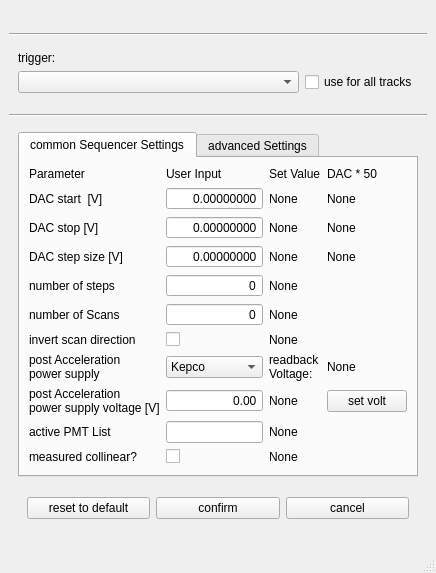
<?xml version="1.0" encoding="UTF-8"?>
<ui version="4.0">
 <class>MainWindowTrackPars</class>
 <widget class="QMainWindow" name="MainWindowTrackPars">
  <property name="geometry">
   <rect>
    <x>0</x>
    <y>0</y>
    <width>413</width>
    <height>561</height>
   </rect>
  </property>
  <property name="windowTitle">
   <string>track parameters</string>
  </property>
  <property name="windowIcon">
   <iconset>
    <normaloff>track_icon.ico</normaloff>track_icon.ico</iconset>
  </property>
  <property name="locale">
   <locale language="English" country="UnitedStates"/>
  </property>
  <widget class="QWidget" name="centralwidget">
   <property name="locale">
    <locale language="English" country="UnitedStates"/>
   </property>
   <layout class="QGridLayout" name="gridLayout_2">
    <item row="0" column="0">
     <layout class="QVBoxLayout" name="verticalLayout">
      <item>
       <widget class="QWidget" name="specificSequencerSettings" native="true">
        <layout class="QVBoxLayout" name="verticalLayout_2"/>
       </widget>
      </item>
      <item>
       <widget class="Line" name="line">
        <property name="orientation">
         <enum>Qt::Horizontal</enum>
        </property>
       </widget>
      </item>
      <item>
       <widget class="QWidget" name="widget_trigger" native="true">
        <property name="sizePolicy">
         <sizepolicy hsizetype="Preferred" vsizetype="Minimum">
          <horstretch>0</horstretch>
          <verstretch>0</verstretch>
         </sizepolicy>
        </property>
        <property name="minimumSize">
         <size>
          <width>0</width>
          <height>0</height>
         </size>
        </property>
        <layout class="QVBoxLayout" name="verticalLayout_3">
         <item>
          <layout class="QGridLayout" name="gridLayout">
           <item row="0" column="0">
            <widget class="QLabel" name="label">
             <property name="text">
              <string>trigger:</string>
             </property>
            </widget>
           </item>
           <item row="1" column="0">
            <widget class="QComboBox" name="comboBox_triggerSelect">
             <property name="sizePolicy">
              <sizepolicy hsizetype="MinimumExpanding" vsizetype="Fixed">
               <horstretch>0</horstretch>
               <verstretch>0</verstretch>
              </sizepolicy>
             </property>
             <property name="minimumSize">
              <size>
               <width>0</width>
               <height>20</height>
              </size>
             </property>
            </widget>
           </item>
           <item row="1" column="1">
            <widget class="QCheckBox" name="checkBox">
             <property name="sizePolicy">
              <sizepolicy hsizetype="Preferred" vsizetype="Fixed">
               <horstretch>0</horstretch>
               <verstretch>0</verstretch>
              </sizepolicy>
             </property>
             <property name="text">
              <string>use for all tracks</string>
             </property>
            </widget>
           </item>
          </layout>
         </item>
         <item>
          <layout class="QVBoxLayout" name="trigger_vert_layout">
           <item>
            <widget class="QWidget" name="widget_trigger_place_holder" native="true"/>
           </item>
          </layout>
         </item>
        </layout>
       </widget>
      </item>
      <item>
       <widget class="Line" name="line_2">
        <property name="orientation">
         <enum>Qt::Horizontal</enum>
        </property>
       </widget>
      </item>
      <item>
       <widget class="QWidget" name="commonSequencerSettings" native="true">
        <layout class="QVBoxLayout" name="verticalLayout_4">
         <item>
          <widget class="QTabWidget" name="tabwidget">
           <property name="locale">
            <locale language="English" country="UnitedStates"/>
           </property>
           <property name="currentIndex">
            <number>0</number>
           </property>
           <widget class="QWidget" name="seqComSet">
            <attribute name="title">
             <string>common Sequencer Settings</string>
            </attribute>
            <layout class="QGridLayout" name="gridLayout_4">
             <item row="10" column="1">
              <widget class="QLineEdit" name="lineEdit_activePmtList">
               <property name="sizePolicy">
                <sizepolicy hsizetype="Preferred" vsizetype="Fixed">
                 <horstretch>0</horstretch>
                 <verstretch>0</verstretch>
                </sizepolicy>
               </property>
               <property name="locale">
                <locale language="English" country="UnitedStates"/>
               </property>
               <property name="text">
                <string/>
               </property>
               <property name="alignment">
                <set>Qt::AlignRight|Qt::AlignTrailing|Qt::AlignVCenter</set>
               </property>
              </widget>
             </item>
             <item row="5" column="0">
              <widget class="QLabel" name="label_nOfScans">
               <property name="text">
                <string>number of Scans</string>
               </property>
              </widget>
             </item>
             <item row="9" column="1">
              <widget class="QDoubleSpinBox" name="doubleSpinBox_postAccOffsetVolt">
               <property name="locale">
                <locale language="English" country="UnitedStates"/>
               </property>
               <property name="alignment">
                <set>Qt::AlignRight|Qt::AlignTrailing|Qt::AlignVCenter</set>
               </property>
               <property name="buttonSymbols">
                <enum>QAbstractSpinBox::NoButtons</enum>
               </property>
               <property name="keyboardTracking">
                <bool>false</bool>
               </property>
               <property name="maximum">
                <double>10000.000000000000000</double>
               </property>
              </widget>
             </item>
             <item row="6" column="0">
              <widget class="QLabel" name="label_invertScan">
               <property name="text">
                <string>invert scan direction</string>
               </property>
              </widget>
             </item>
             <item row="1" column="2">
              <widget class="QLabel" name="label_dacStartV_set">
               <property name="text">
                <string>None</string>
               </property>
              </widget>
             </item>
             <item row="1" column="1">
              <widget class="QDoubleSpinBox" name="doubleSpinBox_dacStartV">
               <property name="locale">
                <locale language="English" country="UnitedStates"/>
               </property>
               <property name="alignment">
                <set>Qt::AlignRight|Qt::AlignTrailing|Qt::AlignVCenter</set>
               </property>
               <property name="buttonSymbols">
                <enum>QAbstractSpinBox::NoButtons</enum>
               </property>
               <property name="keyboardTracking">
                <bool>false</bool>
               </property>
               <property name="decimals">
                <number>8</number>
               </property>
               <property name="minimum">
                <double>-10.000000000000000</double>
               </property>
               <property name="maximum">
                <double>10.000000000000000</double>
               </property>
               <property name="singleStep">
                <double>0.010000000000000</double>
               </property>
              </widget>
             </item>
             <item row="6" column="1">
              <widget class="QCheckBox" name="checkBox_invertScan">
               <property name="text">
                <string/>
               </property>
              </widget>
             </item>
             <item row="10" column="0">
              <widget class="QLabel" name="label_activePmtList">
               <property name="text">
                <string>active PMT List</string>
               </property>
              </widget>
             </item>
             <item row="9" column="0">
              <widget class="QLabel" name="label_postAccOffsetVolt">
               <property name="text">
                <string>post Acceleration 
power supply voltage [V]</string>
               </property>
              </widget>
             </item>
             <item row="9" column="2">
              <widget class="QLabel" name="label_postAccOffsetVolt_set">
               <property name="text">
                <string>None</string>
               </property>
              </widget>
             </item>
             <item row="5" column="1">
              <widget class="QSpinBox" name="spinBox_nOfScans">
               <property name="locale">
                <locale language="English" country="UnitedStates"/>
               </property>
               <property name="alignment">
                <set>Qt::AlignRight|Qt::AlignTrailing|Qt::AlignVCenter</set>
               </property>
               <property name="buttonSymbols">
                <enum>QAbstractSpinBox::NoButtons</enum>
               </property>
               <property name="keyboardTracking">
                <bool>false</bool>
               </property>
               <property name="maximum">
                <number>10000000</number>
               </property>
              </widget>
             </item>
             <item row="5" column="2">
              <widget class="QLabel" name="label_nOfScans_set">
               <property name="text">
                <string>None</string>
               </property>
              </widget>
             </item>
             <item row="11" column="1">
              <widget class="QCheckBox" name="checkBox_colDirTrue">
               <property name="text">
                <string/>
               </property>
              </widget>
             </item>
             <item row="11" column="0">
              <widget class="QLabel" name="label_colDirTrue">
               <property name="text">
                <string>measured collinear?</string>
               </property>
              </widget>
             </item>
             <item row="11" column="2">
              <widget class="QLabel" name="label_colDirTrue_set">
               <property name="text">
                <string>None</string>
               </property>
              </widget>
             </item>
             <item row="0" column="2">
              <widget class="QLabel" name="label_5">
               <property name="sizePolicy">
                <sizepolicy hsizetype="Preferred" vsizetype="Fixed">
                 <horstretch>0</horstretch>
                 <verstretch>0</verstretch>
                </sizepolicy>
               </property>
               <property name="text">
                <string>Set Value</string>
               </property>
              </widget>
             </item>
             <item row="1" column="0">
              <widget class="QLabel" name="label_dacStartV">
               <property name="text">
                <string>DAC start  [V]</string>
               </property>
              </widget>
             </item>
             <item row="0" column="1">
              <widget class="QLabel" name="label_4">
               <property name="sizePolicy">
                <sizepolicy hsizetype="Preferred" vsizetype="Fixed">
                 <horstretch>0</horstretch>
                 <verstretch>0</verstretch>
                </sizepolicy>
               </property>
               <property name="text">
                <string>User Input</string>
               </property>
              </widget>
             </item>
             <item row="7" column="0">
              <widget class="QLabel" name="label_postAccOffsetVoltControl">
               <property name="text">
                <string>post Acceleration 
power supply</string>
               </property>
              </widget>
             </item>
             <item row="2" column="2">
              <widget class="QLabel" name="label_dacStopV_set">
               <property name="text">
                <string>None</string>
               </property>
              </widget>
             </item>
             <item row="3" column="0">
              <widget class="QLabel" name="label_dacStepSizeV">
               <property name="text">
                <string>DAC step size [V]</string>
               </property>
              </widget>
             </item>
             <item row="2" column="0">
              <widget class="QLabel" name="label_dacStopV">
               <property name="text">
                <string>DAC stop [V]</string>
               </property>
              </widget>
             </item>
             <item row="4" column="2">
              <widget class="QLabel" name="label_nOfSteps_set">
               <property name="text">
                <string>None</string>
               </property>
              </widget>
             </item>
             <item row="4" column="1">
              <widget class="QSpinBox" name="spinBox_nOfSteps">
               <property name="locale">
                <locale language="English" country="UnitedStates"/>
               </property>
               <property name="alignment">
                <set>Qt::AlignRight|Qt::AlignTrailing|Qt::AlignVCenter</set>
               </property>
               <property name="buttonSymbols">
                <enum>QAbstractSpinBox::NoButtons</enum>
               </property>
               <property name="keyboardTracking">
                <bool>false</bool>
               </property>
               <property name="maximum">
                <number>100000000</number>
               </property>
              </widget>
             </item>
             <item row="3" column="2">
              <widget class="QLabel" name="label_dacStepSizeV_set">
               <property name="text">
                <string>None</string>
               </property>
              </widget>
             </item>
             <item row="4" column="0">
              <widget class="QLabel" name="label_nOfSteps">
               <property name="text">
                <string>number of steps</string>
               </property>
              </widget>
             </item>
             <item row="10" column="2">
              <widget class="QLabel" name="label_activePmtList_set">
               <property name="text">
                <string>None</string>
               </property>
              </widget>
             </item>
             <item row="2" column="1">
              <widget class="QDoubleSpinBox" name="doubleSpinBox_dacStopV">
               <property name="locale">
                <locale language="English" country="UnitedStates"/>
               </property>
               <property name="alignment">
                <set>Qt::AlignRight|Qt::AlignTrailing|Qt::AlignVCenter</set>
               </property>
               <property name="buttonSymbols">
                <enum>QAbstractSpinBox::NoButtons</enum>
               </property>
               <property name="keyboardTracking">
                <bool>false</bool>
               </property>
               <property name="decimals">
                <number>8</number>
               </property>
               <property name="minimum">
                <double>-10.000000000000000</double>
               </property>
               <property name="maximum">
                <double>10.000000000000000</double>
               </property>
               <property name="singleStep">
                <double>0.010000000000000</double>
               </property>
              </widget>
             </item>
             <item row="6" column="2">
              <widget class="QLabel" name="label_invertScan_set">
               <property name="text">
                <string>None</string>
               </property>
              </widget>
             </item>
             <item row="3" column="1">
              <widget class="QDoubleSpinBox" name="doubleSpinBox_dacStepSizeV">
               <property name="locale">
                <locale language="English" country="UnitedStates"/>
               </property>
               <property name="alignment">
                <set>Qt::AlignRight|Qt::AlignTrailing|Qt::AlignVCenter</set>
               </property>
               <property name="buttonSymbols">
                <enum>QAbstractSpinBox::NoButtons</enum>
               </property>
               <property name="keyboardTracking">
                <bool>false</bool>
               </property>
               <property name="decimals">
                <number>8</number>
               </property>
               <property name="minimum">
                <double>-10.000000000000000</double>
               </property>
               <property name="maximum">
                <double>10.000000000000000</double>
               </property>
               <property name="singleStep">
                <double>0.010000000000000</double>
               </property>
              </widget>
             </item>
             <item row="0" column="0">
              <widget class="QLabel" name="label_3">
               <property name="sizePolicy">
                <sizepolicy hsizetype="Preferred" vsizetype="Fixed">
                 <horstretch>0</horstretch>
                 <verstretch>0</verstretch>
                </sizepolicy>
               </property>
               <property name="text">
                <string>Parameter</string>
               </property>
              </widget>
             </item>
             <item row="1" column="3">
              <widget class="QLabel" name="label_kepco_start">
               <property name="text">
                <string>None</string>
               </property>
              </widget>
             </item>
             <item row="0" column="3">
              <widget class="QLabel" name="label_7">
               <property name="sizePolicy">
                <sizepolicy hsizetype="Preferred" vsizetype="Fixed">
                 <horstretch>0</horstretch>
                 <verstretch>0</verstretch>
                </sizepolicy>
               </property>
               <property name="text">
                <string>DAC * 50</string>
               </property>
              </widget>
             </item>
             <item row="2" column="3">
              <widget class="QLabel" name="label_kepco_stop">
               <property name="text">
                <string>None</string>
               </property>
              </widget>
             </item>
             <item row="3" column="3">
              <widget class="QLabel" name="label_kepco_step">
               <property name="text">
                <string>None</string>
               </property>
              </widget>
             </item>
             <item row="7" column="1">
              <widget class="QComboBox" name="comboBox_postAccOffsetVoltControl">
               <item>
                <property name="text">
                 <string>Kepco</string>
                </property>
               </item>
               <item>
                <property name="text">
                 <string>Heinzinger1</string>
                </property>
               </item>
               <item>
                <property name="text">
                 <string>Heinzinger2</string>
                </property>
               </item>
               <item>
                <property name="text">
                 <string>Heinzinger3</string>
                </property>
               </item>
              </widget>
             </item>
             <item row="12" column="1">
              <spacer name="verticalSpacer_2">
               <property name="orientation">
                <enum>Qt::Vertical</enum>
               </property>
               <property name="sizeType">
                <enum>QSizePolicy::Preferred</enum>
               </property>
               <property name="sizeHint" stdset="0">
                <size>
                 <width>20</width>
                 <height>0</height>
                </size>
               </property>
              </spacer>
             </item>
             <item row="9" column="3">
              <widget class="QPushButton" name="pushButton_postAccOffsetVolt">
               <property name="text">
                <string>set volt</string>
               </property>
              </widget>
             </item>
             <item row="7" column="3">
              <widget class="QLabel" name="label_postAccOffsetVoltControl_set">
               <property name="text">
                <string>None</string>
               </property>
              </widget>
             </item>
             <item row="7" column="2">
              <widget class="QLabel" name="label_11">
               <property name="text">
                <string>readback
Voltage:</string>
               </property>
              </widget>
             </item>
            </layout>
           </widget>
           <widget class="QWidget" name="advancedSeqSettings">
            <attribute name="title">
             <string>advanced Settings</string>
            </attribute>
            <layout class="QGridLayout" name="gridLayout_5">
             <item row="1" column="1">
              <widget class="QDoubleSpinBox" name="doubleSpinBox_waitForKepco_muS">
               <property name="frame">
                <bool>true</bool>
               </property>
               <property name="alignment">
                <set>Qt::AlignRight|Qt::AlignTrailing|Qt::AlignVCenter</set>
               </property>
               <property name="buttonSymbols">
                <enum>QAbstractSpinBox::NoButtons</enum>
               </property>
               <property name="keyboardTracking">
                <bool>false</bool>
               </property>
               <property name="decimals">
                <number>3</number>
               </property>
               <property name="maximum">
                <double>10000.000000000000000</double>
               </property>
               <property name="singleStep">
                <double>0.500000000000000</double>
               </property>
              </widget>
             </item>
             <item row="1" column="2">
              <widget class="QLabel" name="label_waitForKepco_muS_set">
               <property name="text">
                <string>None</string>
               </property>
              </widget>
             </item>
             <item row="1" column="0">
              <widget class="QLabel" name="label_waitForKepco_muS">
               <property name="text">
                <string>pre scan wait [µs]</string>
               </property>
              </widget>
             </item>
             <item row="2" column="0">
              <widget class="QLabel" name="label_waitAfterReset_muS">
               <property name="text">
                <string>wait after voltage reset [µs]</string>
               </property>
              </widget>
             </item>
             <item row="2" column="1">
              <widget class="QDoubleSpinBox" name="doubleSpinBox_waitAfterReset_muS">
               <property name="frame">
                <bool>true</bool>
               </property>
               <property name="alignment">
                <set>Qt::AlignRight|Qt::AlignTrailing|Qt::AlignVCenter</set>
               </property>
               <property name="buttonSymbols">
                <enum>QAbstractSpinBox::NoButtons</enum>
               </property>
               <property name="keyboardTracking">
                <bool>false</bool>
               </property>
               <property name="decimals">
                <number>3</number>
               </property>
               <property name="maximum">
                <double>10000.000000000000000</double>
               </property>
               <property name="singleStep">
                <double>0.500000000000000</double>
               </property>
              </widget>
             </item>
             <item row="0" column="0">
              <widget class="QLabel" name="label_2">
               <property name="sizePolicy">
                <sizepolicy hsizetype="Preferred" vsizetype="Fixed">
                 <horstretch>0</horstretch>
                 <verstretch>0</verstretch>
                </sizepolicy>
               </property>
               <property name="text">
                <string>parameter</string>
               </property>
              </widget>
             </item>
             <item row="0" column="1">
              <widget class="QLabel" name="label_6">
               <property name="sizePolicy">
                <sizepolicy hsizetype="Preferred" vsizetype="Fixed">
                 <horstretch>0</horstretch>
                 <verstretch>0</verstretch>
                </sizepolicy>
               </property>
               <property name="text">
                <string>user input</string>
               </property>
              </widget>
             </item>
             <item row="0" column="2">
              <widget class="QLabel" name="label_13">
               <property name="sizePolicy">
                <sizepolicy hsizetype="Preferred" vsizetype="Fixed">
                 <horstretch>0</horstretch>
                 <verstretch>0</verstretch>
                </sizepolicy>
               </property>
               <property name="text">
                <string>set value</string>
               </property>
              </widget>
             </item>
             <item row="2" column="2">
              <widget class="QLabel" name="label_waitAfterReset_muS_set">
               <property name="text">
                <string>None</string>
               </property>
              </widget>
             </item>
             <item row="3" column="1">
              <spacer name="verticalSpacer">
               <property name="orientation">
                <enum>Qt::Vertical</enum>
               </property>
               <property name="sizeHint" stdset="0">
                <size>
                 <width>20</width>
                 <height>40</height>
                </size>
               </property>
              </spacer>
             </item>
            </layout>
           </widget>
          </widget>
         </item>
         <item>
          <widget class="QWidget" name="gridWidgetButtons" native="true">
           <property name="minimumSize">
            <size>
             <width>366</width>
             <height>50</height>
            </size>
           </property>
           <layout class="QGridLayout" name="gridLayout_3">
            <item row="0" column="0">
             <widget class="QPushButton" name="pushButtonResetToDefault">
              <property name="text">
               <string>reset to default</string>
              </property>
             </widget>
            </item>
            <item row="0" column="1">
             <widget class="QPushButton" name="pushButton_confirm">
              <property name="text">
               <string>confirm</string>
              </property>
             </widget>
            </item>
            <item row="0" column="2">
             <widget class="QPushButton" name="pushButton_cancel">
              <property name="text">
               <string>cancel</string>
              </property>
             </widget>
            </item>
           </layout>
          </widget>
         </item>
        </layout>
       </widget>
      </item>
     </layout>
    </item>
   </layout>
  </widget>
  <widget class="QStatusBar" name="statusbar"/>
 </widget>
 <tabstops>
  <tabstop>doubleSpinBox_dacStartV</tabstop>
  <tabstop>doubleSpinBox_dacStopV</tabstop>
  <tabstop>doubleSpinBox_dacStepSizeV</tabstop>
  <tabstop>spinBox_nOfSteps</tabstop>
  <tabstop>spinBox_nOfScans</tabstop>
  <tabstop>checkBox_invertScan</tabstop>
  <tabstop>doubleSpinBox_postAccOffsetVolt</tabstop>
  <tabstop>lineEdit_activePmtList</tabstop>
  <tabstop>checkBox_colDirTrue</tabstop>
 </tabstops>
 <resources/>
 <connections/>
</ui>
